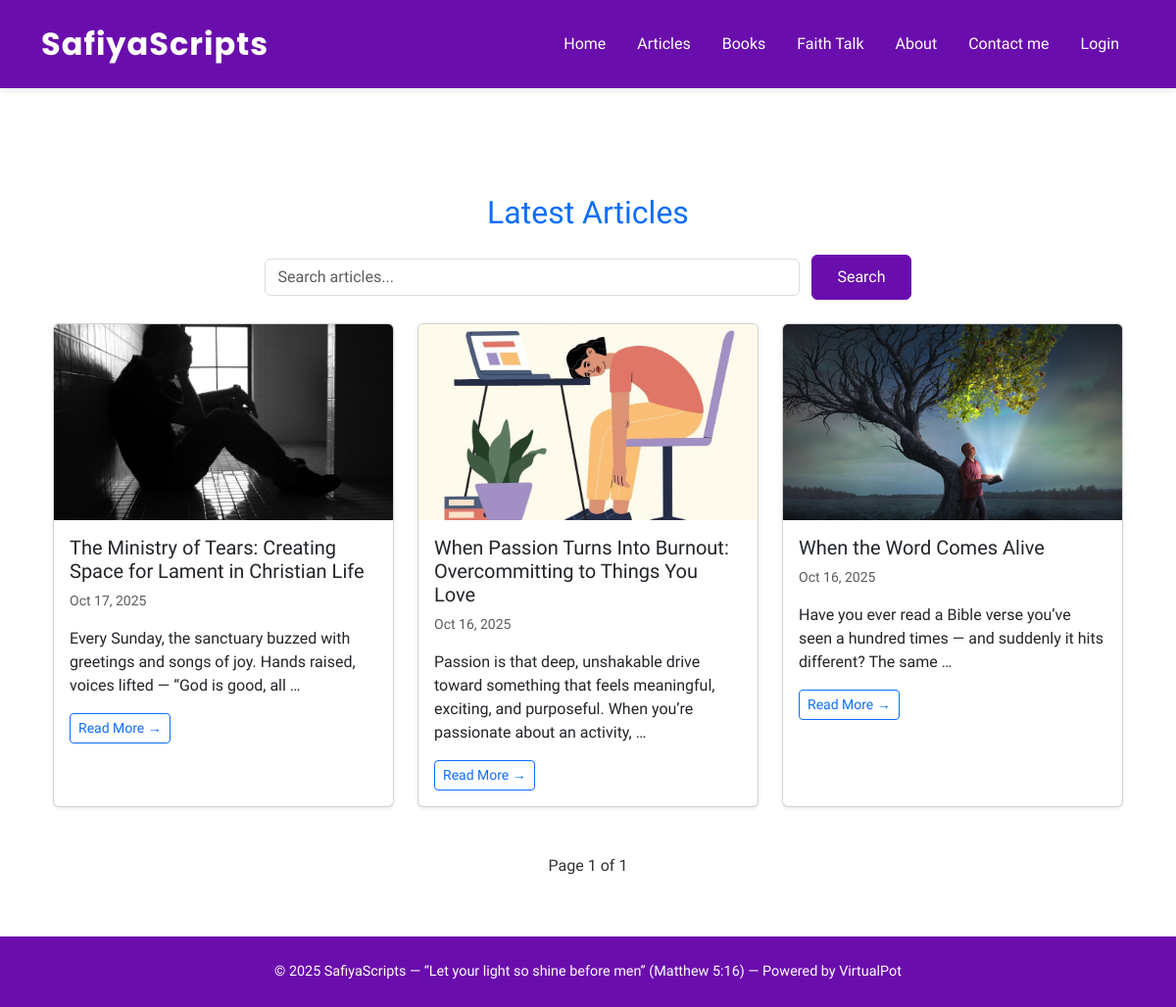
Page /articles/public/ on the committed database.
### articles/models.py (models this page shows, shortened)
class Article(models.Model):
    title = models.CharField(max_length=200)
    short_description = models.TextField(max_length=300)
    full_description = models.TextField()
    author = models.ForeignKey(User, on_delete=models.CASCADE)
    image = models.ImageField(upload_to='article_images/', blank=True, null=True)
    date_posted = models.DateTimeField(default=timezone.now)
    class Meta:
        ordering = ['-date_posted']

### articles/views.py (the view)
def article_list_public(request):
    search_query = request.GET.get('q', '')
    if search_query:
        articles = Article.objects.filter(
            Q(title__icontains=search_query) | Q(short_description__icontains=search_query)
        )
    else:
        articles = Article.objects.all()
    paginator = Paginator(articles, 6)  # show 6 per page
    page = request.GET.get('page')
    articles = paginator.get_page(page)
    return render(request, 'articles/article_list_public.html', {
        'articles': articles,
        'search_query': search_query
    })

### templates/articles/article_list_public.html (shortened to what this page needs)
{% extends "base.html" %}
{% block content %}
<div class="container mt-5">
  <h2 class="text-center text-primary mb-4">Latest Articles</h2>
  <form method="get" class="mb-4 text-center">
    <input type="text" name="q" value="{{ search_query }}" placeholder="Search articles..."
           class="form-control w-50 d-inline-block">
    <button type="submit" class="btn btn-primary ms-2">Search</button>
  </form>
  <div class="row">
    {% for article in articles %}
      <div class="col-md-4 mb-4">
        <div class="card h-100 shadow-sm">
          {% if article.image %}
            <img src="{{ article.image.url }}" class="card-img-top" style="height:200px; object-fit:cover;">
          {% else %}
            <div class="bg-light d-flex align-items-center justify-content-center" style="height:200px;">
              <i class="bi bi-image" style="font-size: 3rem; color: #ccc;"></i>
            </div>
          {% endif %}
          <div class="card-body">
            <h5 class="card-title">{{ article.title }}</h5>
            <p class="text-muted small">{{ article.date_posted|date:"M d, Y" }}</p>
            <p>{{ article.short_description|truncatewords:20 }}</p>
            <a href="{% url 'articles:article_detail_public' article.pk %}" class="btn btn-outline-primary btn-sm">
              Read More →
            </a>
          </div>
        </div>
      </div>
    {% empty %}
      <p class="text-center text-muted">No articles found.</p>
    {% endfor %}
  </div>
  <div class="mt-4 text-center">
    <span class="mx-2">Page {{ articles.number }} of {{ articles.paginator.num_pages }}</span>
  </div>
</div>
{% endblock %}

### templates/base.html (style rules this page uses)
body { background-color: #ffffff; font-family: 'Raleway', sans-serif; color: #333; min-height: 100vh; display: flex; flex-direction: column; }
form { margin-top: 20px; }
.form-control { border-radius: 6px; border: 1px solid #ddd; box-shadow: none; transition: all 0.2s ease; }
.btn-primary { background-color: #6A0DAD; border-color: #6A0DAD; border-radius: 6px; padding: 10px 25px; }

### rows in the picture
Article: image (picture), title "The Ministry of Tears: Creating Space for Lament in Christian Life", date_posted "Oct 17, 2025", short_description "Every Sunday, the sanctuary buzzed with greetings and songs of joy. Hands raised, voices lifted — “God is good, all …"
Article: image (picture), title "When Passion Turns Into Burnout: Overcommitting to Things You Love", date_posted "Oct 16, 2025", short_description "Passion is that deep, unshakable drive toward something that feels meaningful, exciting, and purposeful. When you’re passionate about an activity, …"
Article: image (picture), title "When the Word Comes Alive", date_posted "Oct 16, 2025", short_description "Have you ever read a Bible verse you’ve seen a hundred times — and suddenly it hits different? The same …"

### other values in the picture
{{ articles.number }} "1"
{{ articles.paginator.num_pages }} "1"
